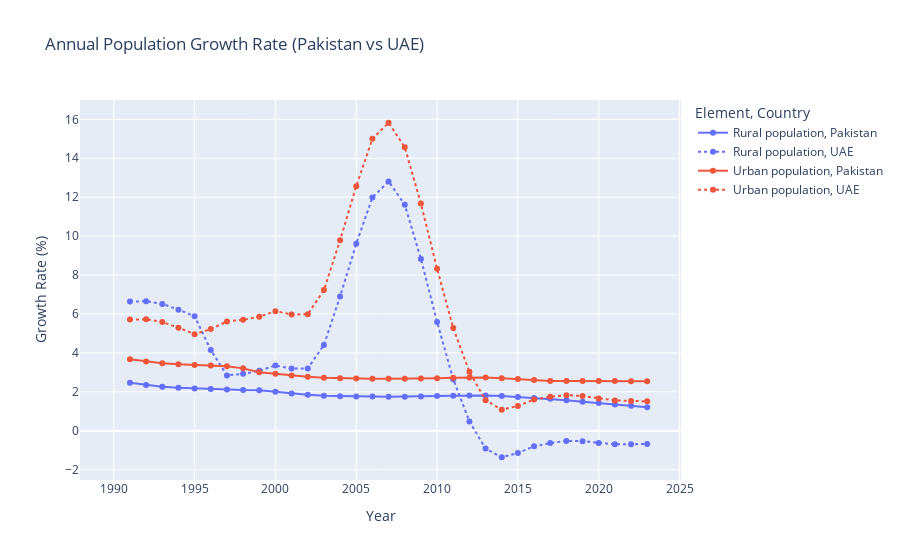

Notebook code cell kept with this figure:
### Markdown cell above
## 4-Line Chart: Population Growth Rate Over Time

### Code cell
df["Growth_Rate"] = df.groupby(["Country", "Element"])["Value"].pct_change() * 100

fig = px.line(df, x="Year", y="Growth_Rate", color="Element",
              line_dash="Country", markers=True,
              title="Annual Population Growth Rate (Pakistan vs UAE)",
              labels={"Growth_Rate": "Growth Rate (%)", "Year": "Year"})

fig.show()

### Figure 1 — Plotly figure (JSON) as saved in the notebook; plotly's stock layout.template omitted (floating-point values rounded to 4 significant figures)
{"data": [{"hovertemplate": "Element=Rural population<br>Country=Pakistan<br>Year=%{x}<br>Growth Rate (%)=%{y}<extra></extra>", "legendgroup": "Rural population, Pakistan", "line": {"color": "#636efa", "dash": "solid"}, "marker": {"symbol": "circle"}, "mode": "lines+markers", "name": "Rural population, Pakistan", "orientation": "v", "showlegend": true, "type": "scatter", "x": [1990, 1991, 1992, 1993, 1994, 1995, 1996, 1997, 1998, 1999, 2000, 2001, 2002, 2003, 2004, 2005, 2006, 2007, 2008, 2009, 2010, 2011, 2012, 2013, 2014, 2015, 2016, 2017, 2018, 2019, 2020, 2021, 2022, 2023], "xaxis": "x", "y": [NaN, 2.464, 2.351, 2.265, 2.209, 2.173, 2.147, 2.114, 2.093, 2.083, 2.0, 1.919, 1.851, 1.801, 1.774, 1.766, 1.757, 1.748, 1.749, 1.763, 1.782, 1.803, 1.816, 1.812, 1.783, 1.738, 1.688, 1.641, 1.568, 1.496, 1.424, 1.352, 1.278, 1.204], "yaxis": "y"}, {"hovertemplate": "Element=Rural population<br>Country=UAE<br>Year=%{x}<br>Growth Rate (%)=%{y}<extra></extra>", "legendgroup": "Rural population, UAE", "line": {"color": "#636efa", "dash": "dot"}, "marker": {"symbol": "circle"}, "mode": "lines+markers", "name": "Rural population, UAE", "orientation": "v", "showlegend": true, "type": "scatter", "x": [1990, 1991, 1992, 1993, 1994, 1995, 1996, 1997, 1998, 1999, 2000, 2001, 2002, 2003, 2004, 2005, 2006, 2007, 2008, 2009, 2010, 2011, 2012, 2013, 2014, 2015, 2016, 2017, 2018, 2019, 2020, 2021, 2022, 2023], "xaxis": "x", "y": [NaN, 6.639, 6.652, 6.516, 6.22, 5.882, 4.146, 2.842, 2.924, 3.078, 3.352, 3.192, 3.202, 4.408, 6.893, 9.608, 11.98, 12.81, 11.62, 8.824, 5.592, 2.646, 0.4788, -0.9159, -1.362, -1.147, -0.7975, -0.6343, -0.5212, -0.5345, -0.6311, -0.6965, -0.6906, -0.6824], "yaxis": "y"}, {"hovertemplate": "Element=Urban population<br>Country=Pakistan<br>Year=%{x}<br>Growth Rate (%)=%{y}<extra></extra>", "legendgroup": "Urban population, Pakistan", "line": {"color": "#EF553B", "dash": "solid"}, "marker": {"symbol": "circle"}, "mode": "lines+markers", "name": "Urban population, Pakistan", "orientation": "v", "showlegend": true, "type": "scatter", "x": [1990, 1991, 1992, 1993, 1994, 1995, 1996, 1997, 1998, 1999, 2000, 2001, 2002, 2003, 2004, 2005, 2006, 2007, 2008, 2009, 2010, 2011, 2012, 2013, 2014, 2015, 2016, 2017, 2018, 2019, 2020, 2021, 2022, 2023], "xaxis": "x", "y": [NaN, 3.674, 3.562, 3.471, 3.416, 3.38, 3.355, 3.318, 3.205, 3.005, 2.922, 2.838, 2.77, 2.72, 2.694, 2.683, 2.675, 2.666, 2.669, 2.681, 2.701, 2.722, 2.736, 2.729, 2.701, 2.656, 2.607, 2.558, 2.555, 2.554, 2.552, 2.549, 2.545, 2.539], "yaxis": "y"}, {"hovertemplate": "Element=Urban population<br>Country=UAE<br>Year=%{x}<br>Growth Rate (%)=%{y}<extra></extra>", "legendgroup": "Urban population, UAE", "line": {"color": "#EF553B", "dash": "dot"}, "marker": {"symbol": "circle"}, "mode": "lines+markers", "name": "Urban population, UAE", "orientation": "v", "showlegend": true, "type": "scatter", "x": [1990, 1991, 1992, 1993, 1994, 1995, 1996, 1997, 1998, 1999, 2000, 2001, 2002, 2003, 2004, 2005, 2006, 2007, 2008, 2009, 2010, 2011, 2012, 2013, 2014, 2015, 2016, 2017, 2018, 2019, 2020, 2021, 2022, 2023], "xaxis": "x", "y": [NaN, 5.711, 5.723, 5.591, 5.297, 4.961, 5.224, 5.613, 5.701, 5.859, 6.145, 5.973, 5.987, 7.225, 9.782, 12.56, 15.0, 15.82, 14.57, 11.67, 8.327, 5.277, 3.025, 1.568, 1.082, 1.274, 1.604, 1.742, 1.828, 1.785, 1.656, 1.559, 1.534, 1.512], "yaxis": "y"}], "layout": {"legend": {"title": {"text": "Element, Country"}, "tracegroupgap": 0}, "title": {"text": "Annual Population Growth Rate (Pakistan vs UAE)"}, "xaxis": {"anchor": "y", "domain": [0, 1], "title": {"text": "Year"}}, "yaxis": {"anchor": "x", "domain": [0, 1], "title": {"text": "Growth Rate (%)"}}}}
